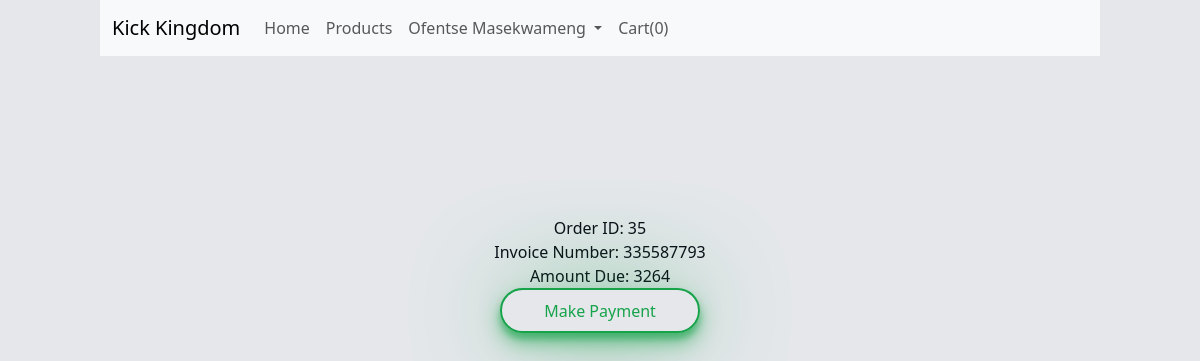
Page /payment.php (signed in) on the committed database.
### tables this page shows
CREATE TABLE `user_orders` (
  `order_id` int(11) NOT NULL,
  `user_id` int(11) NOT NULL,
  `amount_due` int(255) NOT NULL,
  `invoice_number` int(255) NOT NULL,
  `total_product` int(255) NOT NULL,
  `order_date` timestamp NOT NULL DEFAULT current_timestamp() ON UPDATE current_timestamp(),
  `order_status` varchar(255) NOT NULL
);

### payment.php (the view, shortened to what this page needs)
<?php
include("includes/connection.php");
include("functions/common.php");
function make_payment_pending_orders() {
    $order_details = get_order_details();
    foreach ($order_details as $order) {
        if ($order['order_status'] !== 'paid') {
            echo "Order ID: " . $order['order_id'] . "<br>";
            echo "Invoice Number: " . $order['invoice_number'] . "<br>";
            echo "Amount Due: " . $order['amount_due'] . "<br>";
            echo '<form action="" method="post">';
            echo '<button type="submit" name="make_payment" class="green_btn">Make Payment</button>';
            echo '</form>';
        }
    }
}
?>
<!DOCTYPE html>
<html lang="en">
<head>
    <link href="https://api.fontshare.com/v2/css?f[]=general-sans@500,600,400,700&display=swap" rel="stylesheet"/>
    <link rel="stylesheet" href="https://cdnjs.cloudflare.com/ajax/libs/font-awesome/6.5.2/css/all.min.css" />
    <link rel="stylesheet" href="https://cdnjs.cloudflare.com/ajax/libs/font-awesome/5.15.3/css/all.min.css">
    <link rel="stylesheet" href="https://cdnjs.cloudflare.com/ajax/libs/remixicon/3.5.0/remixicon.css">
    <link href="https://cdn.jsdelivr.net/npm/bootstrap@5.3.3/dist/css/bootstrap.min.css" rel="stylesheet">
    <link rel="stylesheet" href="styles/styles.css">
    <link rel="stylesheet" href="styles/components/checkout.css">
    <link rel="stylesheet" href="styles/components/account.css">
    <link rel="stylesheet" href="styles/components/footer.css">
    <link rel="stylesheet" href="styles/utils.css">
</head>
<body>
    <header class="header container" id="header">
        <nav class="navbar navbar-expand-lg bg-body-tertiary">
            <div class="container-fluid">
                <a class="navbar-brand" href="index.php">Kick Kingdom</a>
                <div class="collapse navbar-collapse" id="navbarSupportedContent">
                    <ul class="navbar-nav me-auto mb-2 mb-lg-0">
                        <li class="nav-item">
                            <a class="nav-link" aria-current="page" href="index.php">Home</a>
                        </li>
                        <li class="nav-item">
                            <a class="nav-link" href="products.php">Products</a>
                        </li>
                        <li class="nav-item dropdown">
                            <a class="nav-link dropdown-toggle" href="#" role="button" data-bs-toggle="dropdown" aria-expanded="false">
                            </a>
                        </li>
                        <li class="nav-item">
                            <a class="nav-link" aria-current="page" href="cart.php">Cart(<?php cart_items();?>)</a>
                        </li>
                    </ul>
                </div>
            </div>
        </nav>
    </header>
    <section class="section container">
        <?php
            make_payment_pending_orders();
        ?>
    </section>
</body>
</html>

### styles/styles.css (style rules this page uses)
:root { --clr-dark: #080b16; --clr-light: rgb(229, 231, 235); --clr-slate400: #94a3b8; --clr-slate600: #475569; --clr-slate800: #1e293b; --clr-rose: #e11d48; --clr-blue: #1e3a8a; --clr-green: rgb(22, 163, 74); --size-xxs: 0.5rem; --size-xs: 0.75rem; --size-sm: 0.875rem; --size-base: 1rem; --size-lg: 1.125rem; --size-xl: 1.25rem; --size-2xl: 1.5rem; --size-3xl: 1.875rem; --size-4xl: 2.25rem; --size-5xl: 3rem; --size-6xl: 3.75rem; --size-7xl: 4.5rem; --size-8xl: 6rem; --size-9xl: 8rem; --size-10xl: 10rem; --body-font: "Syne", sans-serif; --h2-font-size: 1.25rem; --normal-font-size: .938rem; --font-regular: 400; --font-medium: 500; --font-semi-bold: 600; --z-fixed: 100; --z-modal: 1000; }
* { margin: 0; line-height: calc(1em + 0.5rem); }
body { background-color: var(--clr-light); color: var(--clr-dark); }
button { display: inline-block; padding: 0; border: none; background: none; cursor: pointer; }
a { text-decoration: none; color: var(--clr-dark); }

### styles/components/checkout.css (style rules this page uses)
* { text-align: center; }

### styles/components/footer.css (style rules this page uses)
ul { list-style-type: none; }

### styles/utils.css (style rules this page uses)
.container { width: 100%; margin-left: auto; margin-right: auto; }
.section { margin-top: 5rem; }
.green_btn { border: 2px solid var(--clr-green); border-radius: 50px; color: var(--clr-green); width: 200px; height: 45px; font: var(--size-base); font-weight: 500; border-radius: none; box-shadow: 0 10px 20px rgba(22, 163, 74, 0.5), 0 6px 6px rgba(22, 163, 74, 0.5), 0 0 100px -10px var(--clr-green); transition: transform 0.3s, box-shadow 0.3s; }
@media (min-width: 475px) { .container { max-width: 475px; } }
@media (min-width: 640px) { .container { max-width: 640px; } }
@media (min-width: 768px) { .container { max-width: 768px; } }
@media (min-width: 1024px) { .container { max-width: 1024px; } }
@media (min-width: 1024px) { .section { margin-top: 10rem; } }

### rows in the picture
user_orders: order_id "35", invoice_number "335587793", amount_due "3264"

### other values in the picture
$_SESSION["first_name"] "Ofentse"
$_SESSION["last_name"] "Masekwameng"
$num_of_items "0"
